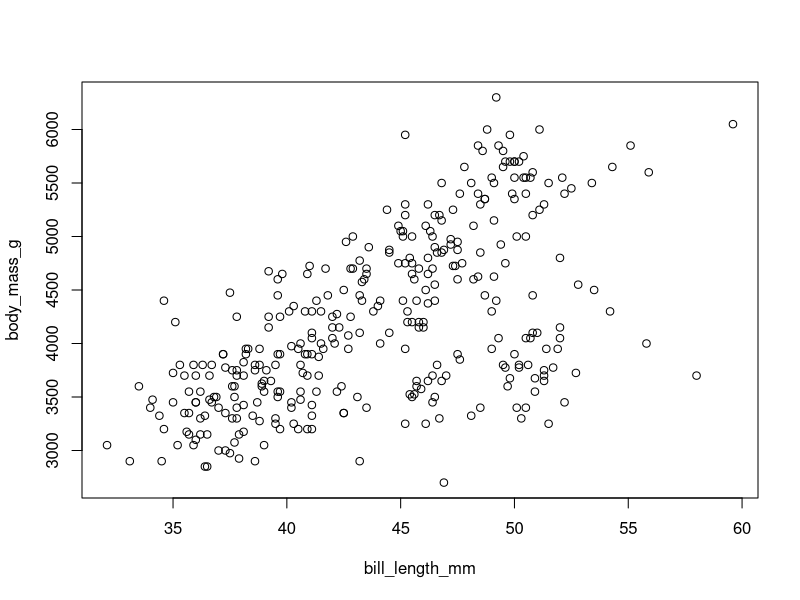
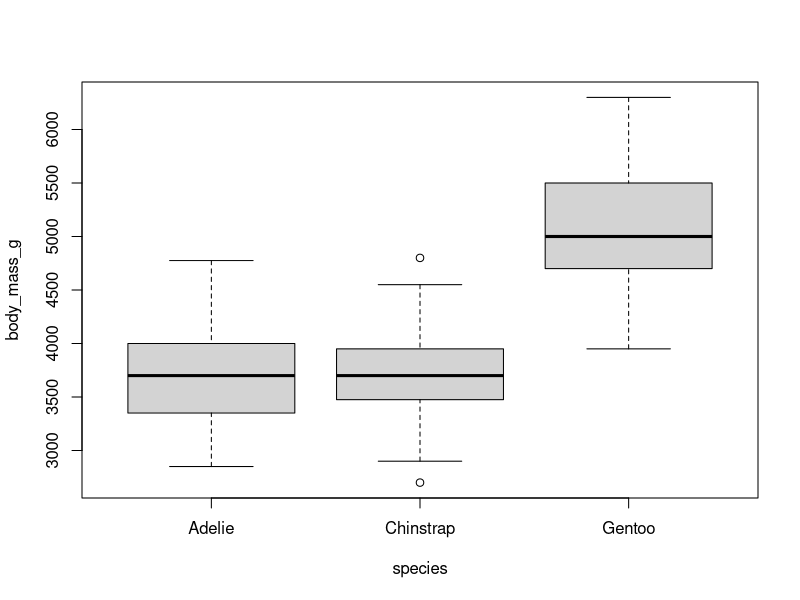
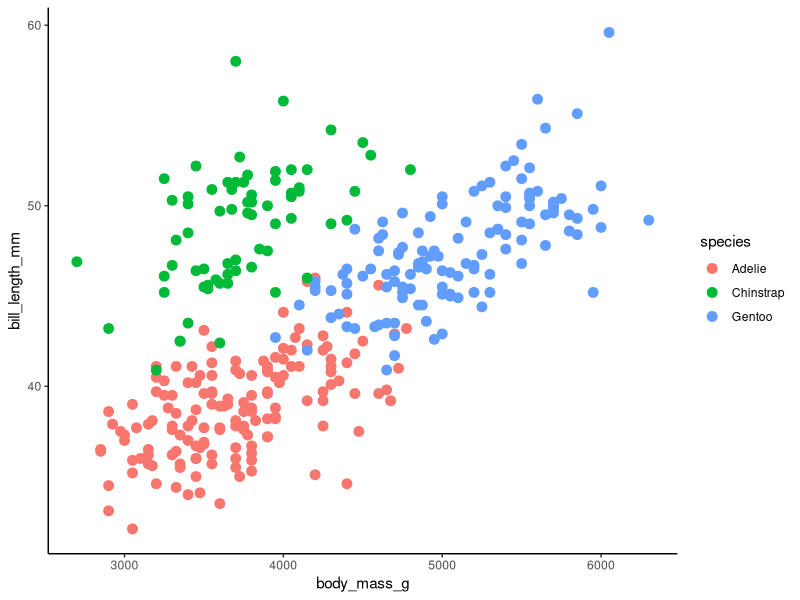
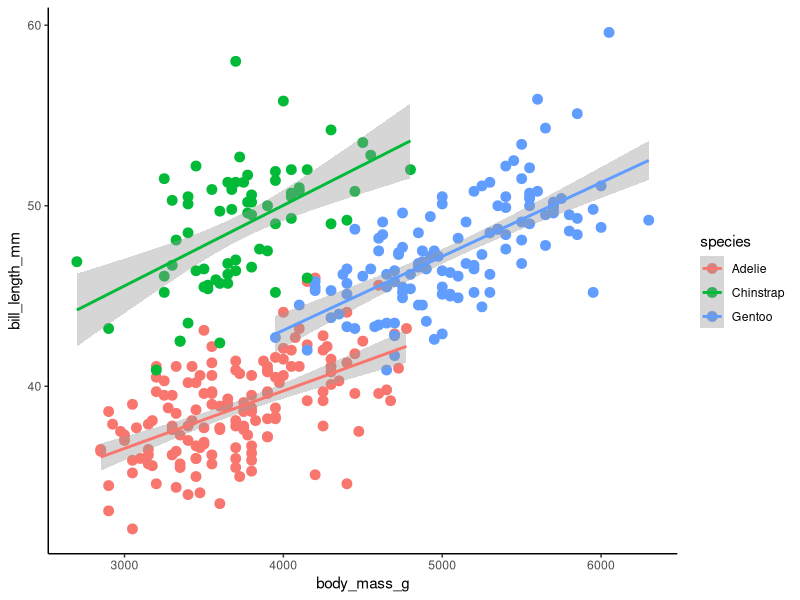
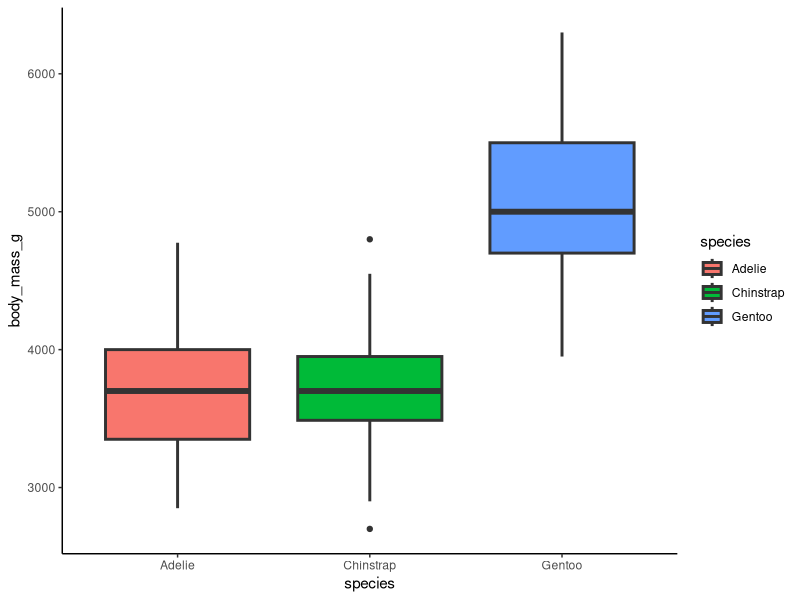
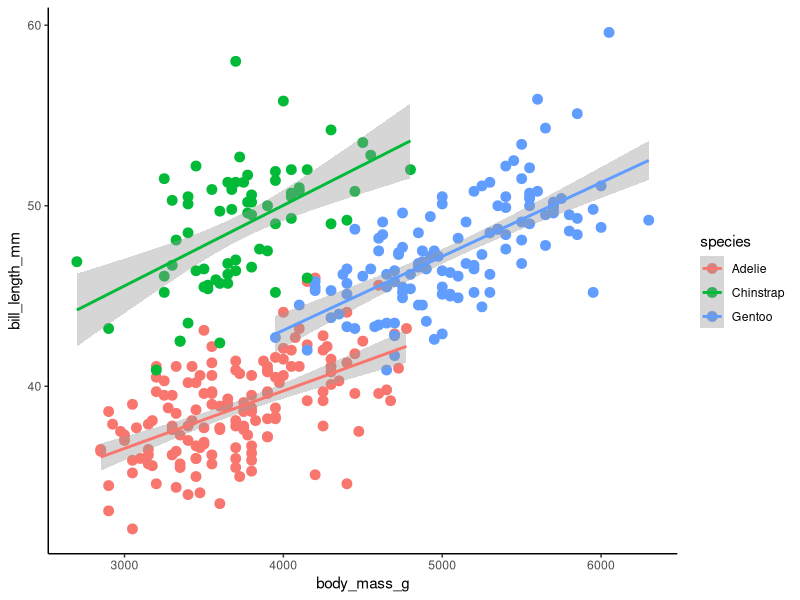
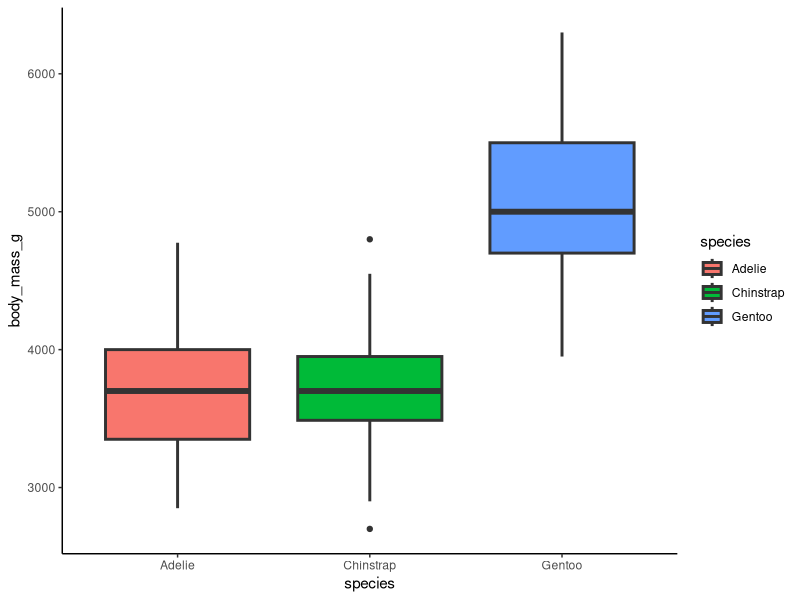

These figures' R source, in order:
library(palmerpenguins)
library(ggplot2)

# making some edits
df <- palmerpenguins::penguins_raw

# plot body_mass_g ~ bill_length_mm
plot(body_mass_g ~ bill_length_mm, palmerpenguins::penguins)

# add another plot
plot(body_mass_g ~ species, palmerpenguins::penguins)

#making plots more *colourful* using ggplot
ggplot(data = penguins, aes(x = body_mass_g, y = bill_length_mm, colour = species))+
    geom_point(size = 3) +
    theme_classic()

# adding some fit lines
ggplot(data = penguins, aes(x = body_mass_g, y = bill_length_mm, colour = species))+
    geom_point(size = 3) +
    geom_smooth(method = "lm")+
    theme_classic()

ggsave("bill_length_bodymass.png")


#adding a boxplot
ggplot(data = penguins, aes(x = species, y = body_mass_g, fill = species)) +
    geom_boxplot(size = 1) +
    theme_classic()

ggsave("species_bodymass.png")
